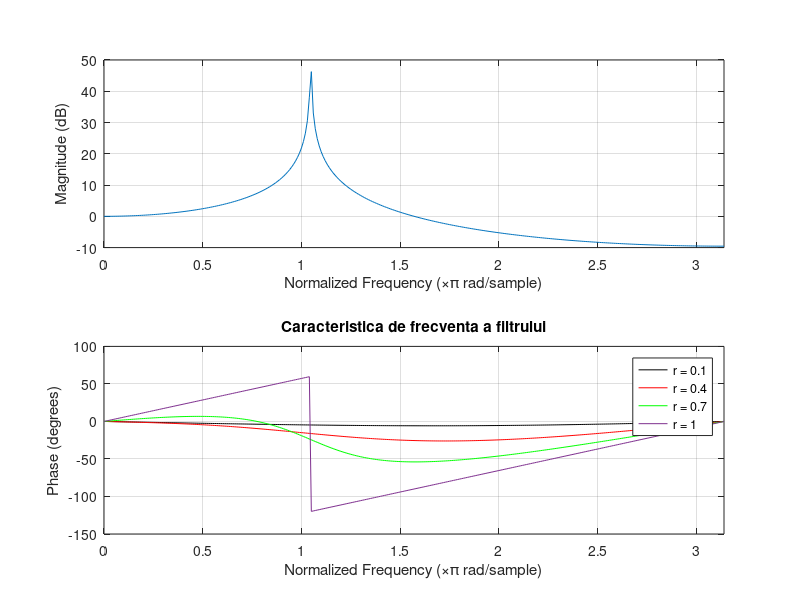
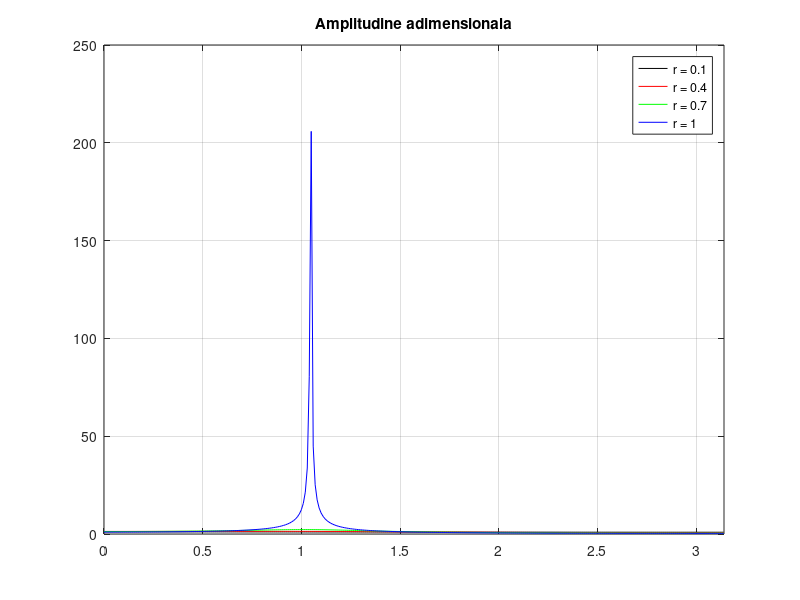
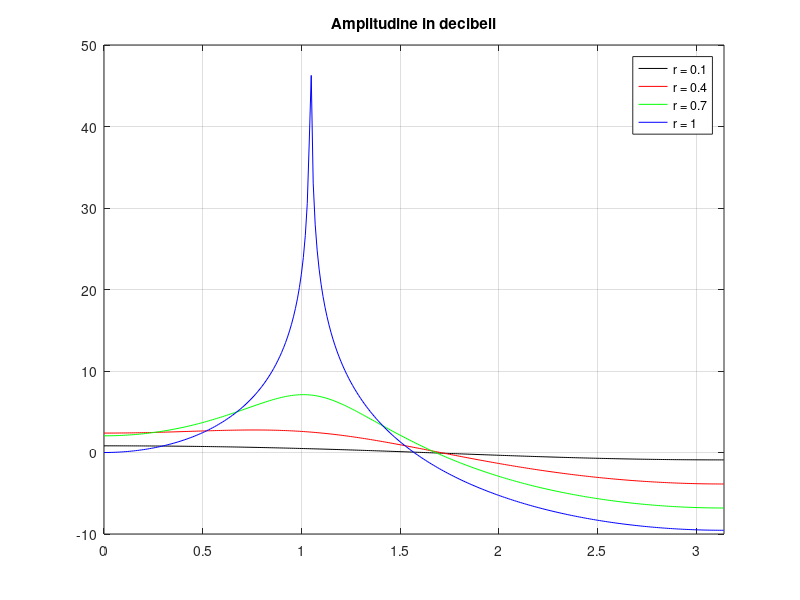
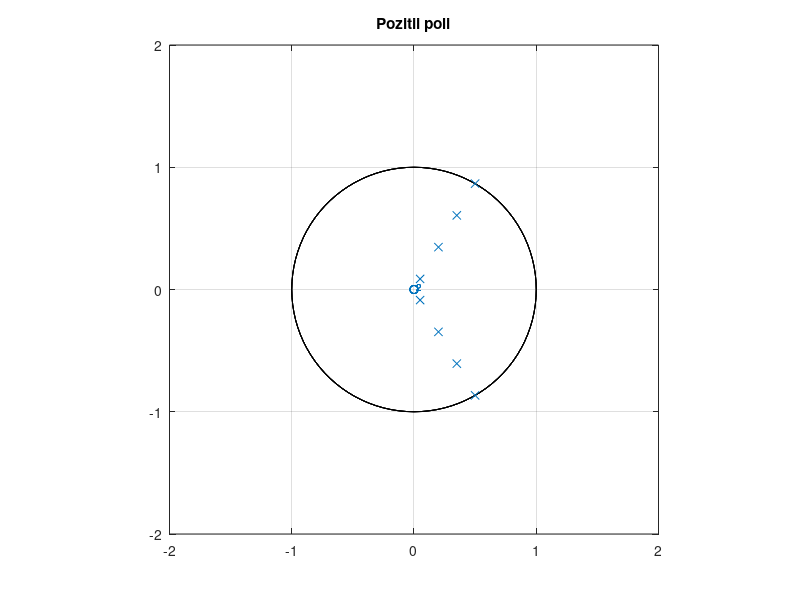

These charts were generated, in order, by the following MATLAB code:
teta = pi/3;
%teta = (3*pi)/4;

%Valorile lui r din intervalul [0,1]
r1 = 0.1;
r2 = 0.4;
r3 = 0.7;
r4 = 1;

w = 0:0.01:pi;

b1 = [1 -2*r1*cos(teta) r1^2];
b2 = [1 -2*r2*cos(teta) r2^2];
b3 = [1 -2*r3*cos(teta) r3^2];
b4 = [1 -2*r4*cos(teta) r4^2];

H1 = freqz(1, b1, w);
H2 = freqz(1, b2, w);
H3 = freqz(1, b3, w);
H4 = freqz(1, b4, w);

%Caracteristica de frecventa a filtrului 
figure(1);
freqz(1,b1,w);
hold on;
freqz(1,b2,w);
hold on;
freqz(1,b3,w);
hold on;
freqz(1,b4,w);
hold on;
lines = findall(gcf,'type','line');
set(lines(4),'color','black')
set(lines(3),'color','red')
set(lines(2),'color','green')
legend('r = 0.1','r = 0.4','r = 0.7', 'r = 1');
title('Caracteristica de frecventa a filtrului');

%Amplitudine adimensionala
figure(2);
plot(w,abs(H1),'k');
xlim([0 pi]);
hold on;
plot(w,abs(H2),'r');
xlim([0 pi]);
hold on;
plot(w,abs(H3),'g');
xlim([0 pi]);
hold on;
plot(w,abs(H4),'b');
xlim([0 pi]);
hold on;
grid on;
legend('r = 0.1','r = 0.4','r = 0.7', 'r = 1');
title('Amplitudine adimensionala');

%Amplitudine in dB
figure(3);
plot(w,20*log10(abs(H1)),'k');
xlim([0 pi]);
hold on;
plot(w,20*log10(abs(H2)),'r');
xlim([0 pi]);
hold on;
plot(w,20*log10(abs(H3)),'g');
xlim([0 pi]);
hold on;
plot(w,20*log10(abs(H4)),'b');
xlim([0 pi]);
grid on;
legend('r = 0.1','r = 0.4','r = 0.7', 'r = 1');
title('Amplitudine in decibeli');

%Pozitiile zerourilor
figure(4);
zplane(1, b1);
axis([-2,2,-2,2]);
hold on;
zplane(1, b2);
axis([-2,2,-2,2]);
hold on;
zplane(1, b3);
axis([-2,2,-2,2]);
hold on;
zplane(1, b4);
axis([-2,2,-2,2]);
grid on;
title('Pozitii poli');

%Normarea lui G

%Il vom imparti pe G la G(0) care, conform calculelor, este

G1 = 1/((1-r1*cos(teta))^2 + (r1^2)*(sin(teta))^2);
G2 = 1/((1-r2*cos(teta))^2 + (r2^2)*(sin(teta))^2);
G3 = 1/((1-r3*cos(teta))^2 + (r3^2)*(sin(teta))^2);
G4 = 1/((1-r4*cos(teta))^2 + (r4^2)*(sin(teta))^2);

figure(5);
plot(w,(abs(H1))/G1,'k');
xlim([0 pi]);
hold on;
plot(w,(abs(H2))/G2,'r');
xlim([0 pi]);
hold on;
plot(w,(abs(H3))/G3,'g');
xlim([0 pi]);
hold on;
plot(w,(abs(H4))/G4,'b');
xlim([0 pi]);
hold on;
grid on;
legend('r = 0.1','r = 0.4','r = 0.7', 'r = 1');
title('Dupa normare amplitudinea adimensionala');

figure(6);
plot(w,20*log10((abs(H1))/G1),'k');
xlim([0 pi]);
hold on;
plot(w,20*log10((abs(H2))/G2),'r');
xlim([0 pi]);
hold on;
plot(w,20*log10((abs(H3))/G3),'g');
xlim([0 pi]);
hold on;
plot(w,20*log10((abs(H4))/G4),'b');
xlim([0 pi]);
grid on;
legend('r = 0.1','r = 0.4','r = 0.7', 'r = 1');
title('Dupa normare amplitudinea in decibeli');





